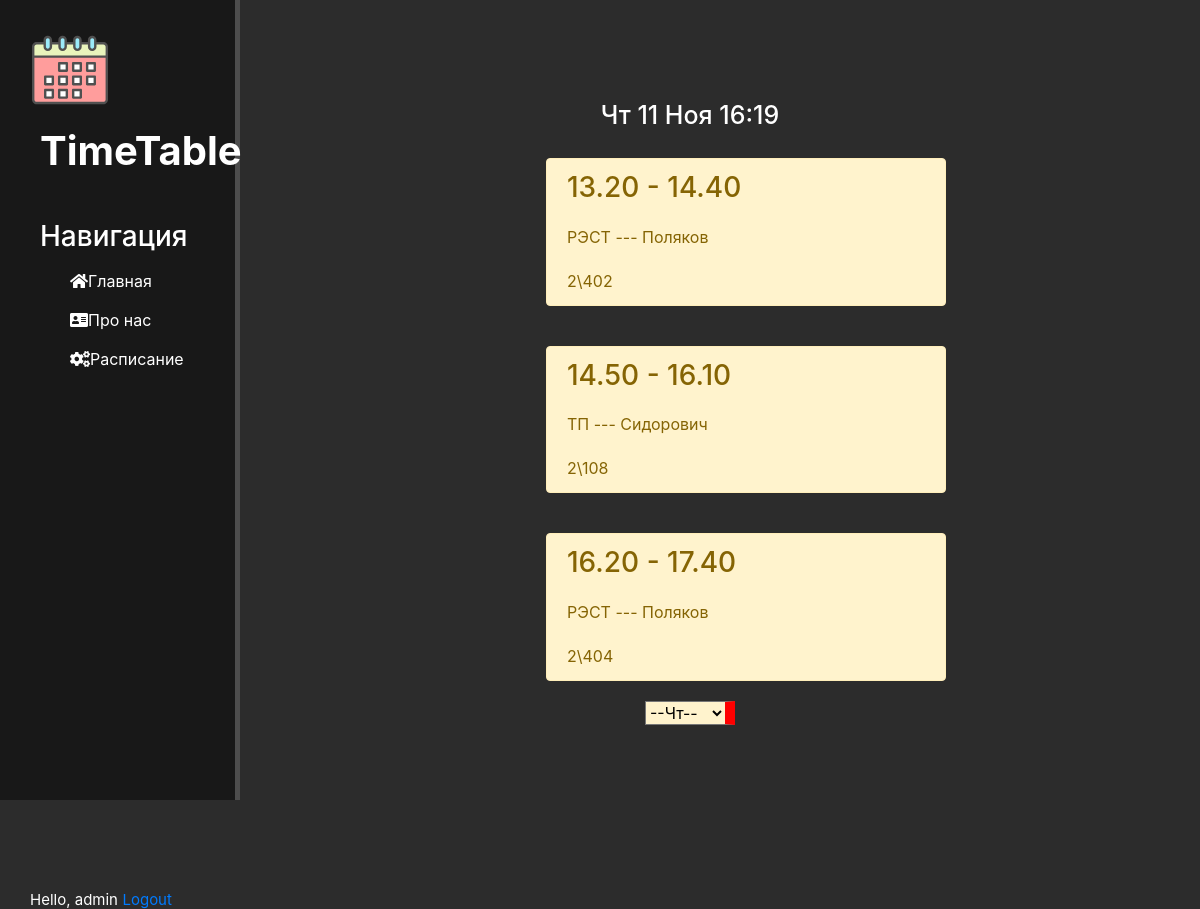
The page /create/ (signed in) on the database its author committed.
### create/models.py (models this page shows, shortened)
class TimeTable(models.Model):
    day = models.CharField('День', max_length=50)
    time = models.CharField('Время', max_length=50)
    predmet = models.CharField('Предмет', max_length=50)
    title = models.CharField('Преподаватель', max_length=50)
    kab = models.CharField('Кабинет', max_length=50)
    class Meta:
        verbose_name = 'Расписание'
        verbose_name_plural = 'Расписание'

### create/views.py (the view)
# urls.py: path('', views.create_home, name='create_home'),
@login_required(login_url='login')
def create_home(request):
    value = datetime.datetime.now()
    list = TimeTable.objects.all()
    if value.isoweekday() == 1:
        create = TimeTable.objects.order_by('time').filter(day='Понедельник')
        return render(request, 'create/create_home.html', {'create': create, 'value': value})
    elif value.isoweekday() == 2:
        create = TimeTable.objects.order_by('time').filter(day='Вторник')
        return render(request, 'create/create_home.html', {'create': create, 'value': value})
    elif value.isoweekday() == 3:
        create = TimeTable.objects.order_by('time').filter(day='Среда')
        return render(request, 'create/create_home.html', {'create': create, 'value': value})
    elif value.isoweekday() == 4:
        create = TimeTable.objects.order_by('time').filter(day='Четверг')
        return render(request, 'create/create_home.html', {'create': create, 'value': value, 'list': list})
    elif value.isoweekday() == 5:
        create = TimeTable.objects.order_by('time').filter(day='Пятница')
        return render(request, 'create/create_home.html', {'create': create, 'value': value})
    else:
        create = TimeTable.objects.order_by('time').filter(day='Понедельник')
        return render(request, 'create/create_home.html', {'create': create, 'value': value})

### create/templates/create/create_home.html (shortened to what this page needs)
{% extends 'main/layout.html' %}
{% block content %}
    <div class="features">
        <h1>{{ value|date:"D d M G:i" }}</h1>
        {% for el in create %}
            <div class="alert alert-warning">
                <h3>{{ el.time }}</h3>
                <p>{{ el.predmet }} --- {{ el.title }}</p>
                <p3>{{ el.kab }}</p3>
            </div>
        {% endfor %}
        <div class="sellect">
            <select onchange="window.location.href=this.options[this.selectedIndex].value">
                <option selected disabled="true">--{{ value|date:"D" }}--</option>
            </select>
        </div>
    </div>
{% endblock %}

### main/templates/main/layout.html (shortened to what this page needs)
{% load static %}
<!doctype html>
<html lang="ru">
<head>
    <link rel="stylesheet" href="https://stackpath.bootstrapcdn.com/bootstrap/4.5.2/css/bootstrap.min.css">
    <link rel="stylesheet" href="{% static 'main/css/main.css' %}">
    <link rel="stylesheet" href="https://use.fontawesome.com/releases/v5.8.2/css/all.css">
</head>
<body>
    <aside>
        <img src="{% static 'main/img/time.svg' %}" alt="Лого">
        <span class="logo">TimeTable</span>
        <h3>Навигация</h3>
        <ul>
            <a href="{% url 'home' %}"><li><i class="fas fa-home"></i>Главная</li></a>
            <a href="{% url 'about' %}"><li><i class="fas fa-address-card"></i>Про нас</li></a>
            <a href="{% url 'create_home' %}"><li><i class="fas fa-cogs"></i>Расписание</li></a>
        </ul>
        <spin class="hello-msg">Hello, {{request.user}}</spin>
        <spin><a class="hello-msg" href="{% url 'logout' %}">Logout</a></spin>
    </aside>
    <main>
        {% block content %}
        {% endblock %}
    </main>
</body>
</html>

### main/static/main/css/main.css (style rules this page uses)
body { background: #2c2c2c; }
aside { float: left; background: #181818; width: 20%; padding: 2.5%; height: 100vh; color: #fff; border-right: 5px solid #4d4d4d; }
aside img { width: 80px; float: left; }
aside .logo { font-size: 40px; margin-left: 10px; font-weight: bold; position: relative; top: 11px; }
aside ul { list-style: none; }
aside ul li { color: #fff; display: block; margin-top: 15px; transition: transform .6s ease; }
aside h3 { font-size: 28px; margin-left: 10px; margin-top: 50px; }
main .features { float: left; color: #fff; margin-top: 100px; text-align: center; width: 75%; }
main .features h1 { font-size: 25px; }
main .features p { max-width: 400px; margin: 20px auto; }
.alert-warning { float: left; clear: both; width: 400px; margin: 20px 34%; text-align: left; }
aside spin { position: relative; font-size: 15px; top: 500px; }
main .sellect select { width: 10%; border-right: 10px solid red; background-color: #fff3cd; }

### rows shown on the page
TimeTable: time "13.20 - 14.40", predmet "РЭСТ", title "Поляков", kab "2\\402"
TimeTable: time "14.50 - 16.10", predmet "ТП", title "Сидорович", kab "2\\108"
TimeTable: time "16.20 - 17.40", predmet "РЭСТ", title "Поляков", kab "2\\404"

### other values the page prints
{{ request.user }} "admin"
{{ value|date:"D d M G:i" }} "Чт 11 Ноя 16:19"
